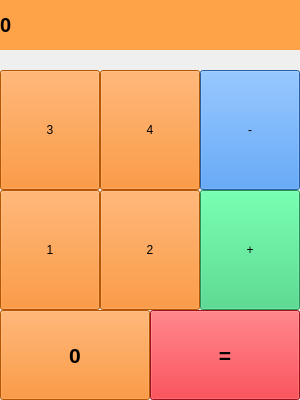
<?xml version="1.0" encoding="UTF-8"?>
<ui version="4.0">
 <class>MainWindow</class>
 <widget class="QMainWindow" name="MainWindow">
  <property name="windowModality">
   <enum>Qt::NonModal</enum>
  </property>
  <property name="geometry">
   <rect>
    <x>0</x>
    <y>0</y>
    <width>300</width>
    <height>400</height>
   </rect>
  </property>
  <property name="windowTitle">
   <string>Calculator</string>
  </property>
  <property name="toolTipDuration">
   <number>0</number>
  </property>
  <property name="styleSheet">
   <string notr="true"/>
  </property>
  <property name="documentMode">
   <bool>false</bool>
  </property>
  <widget class="QWidget" name="centralwidget">
   <property name="toolTipDuration">
    <number>-1</number>
   </property>
   <property name="autoFillBackground">
    <bool>false</bool>
   </property>
   <property name="styleSheet">
    <string notr="true"/>
   </property>
   <widget class="QLabel" name="label_result">
    <property name="geometry">
     <rect>
      <x>0</x>
      <y>0</y>
      <width>300</width>
      <height>50</height>
     </rect>
    </property>
    <property name="font">
     <font>
      <pointsize>15</pointsize>
      <weight>75</weight>
      <bold>true</bold>
     </font>
    </property>
    <property name="toolTip">
     <string/>
    </property>
    <property name="toolTipDuration">
     <number>-1</number>
    </property>
    <property name="styleSheet">
     <string notr="true">background-color: rgb(255, 163, 72);</string>
    </property>
    <property name="text">
     <string>0</string>
    </property>
    <property name="margin">
     <number>10</number>
    </property>
   </widget>
   <widget class="QPushButton" name="btn_0">
    <property name="geometry">
     <rect>
      <x>0</x>
      <y>310</y>
      <width>150</width>
      <height>90</height>
     </rect>
    </property>
    <property name="font">
     <font>
      <pointsize>16</pointsize>
      <weight>75</weight>
      <bold>true</bold>
     </font>
    </property>
    <property name="styleSheet">
     <string notr="true">background-color: rgb(255, 120, 0);</string>
    </property>
    <property name="text">
     <string>0</string>
    </property>
   </widget>
   <widget class="QPushButton" name="btn_equal">
    <property name="geometry">
     <rect>
      <x>150</x>
      <y>310</y>
      <width>150</width>
      <height>90</height>
     </rect>
    </property>
    <property name="font">
     <font>
      <pointsize>16</pointsize>
      <weight>75</weight>
      <bold>true</bold>
     </font>
    </property>
    <property name="styleSheet">
     <string notr="true">background-color: rgb(224, 27, 36);</string>
    </property>
    <property name="text">
     <string>=</string>
    </property>
   </widget>
   <widget class="QPushButton" name="btn_1">
    <property name="geometry">
     <rect>
      <x>0</x>
      <y>190</y>
      <width>100</width>
      <height>120</height>
     </rect>
    </property>
    <property name="styleSheet">
     <string notr="true">background-color: rgb(255, 120, 0);</string>
    </property>
    <property name="text">
     <string>1</string>
    </property>
   </widget>
   <widget class="QPushButton" name="btn_2">
    <property name="geometry">
     <rect>
      <x>100</x>
      <y>190</y>
      <width>100</width>
      <height>120</height>
     </rect>
    </property>
    <property name="styleSheet">
     <string notr="true">background-color: rgb(255, 120, 0);</string>
    </property>
    <property name="text">
     <string>2</string>
    </property>
   </widget>
   <widget class="QPushButton" name="btn_3">
    <property name="geometry">
     <rect>
      <x>0</x>
      <y>70</y>
      <width>100</width>
      <height>120</height>
     </rect>
    </property>
    <property name="styleSheet">
     <string notr="true">background-color: rgb(255, 120, 0);</string>
    </property>
    <property name="text">
     <string>3</string>
    </property>
   </widget>
   <widget class="QPushButton" name="btn_4">
    <property name="geometry">
     <rect>
      <x>100</x>
      <y>70</y>
      <width>100</width>
      <height>120</height>
     </rect>
    </property>
    <property name="styleSheet">
     <string notr="true">background-color: rgb(255, 120, 0);</string>
    </property>
    <property name="text">
     <string>4</string>
    </property>
   </widget>
   <widget class="QPushButton" name="btn_plus">
    <property name="geometry">
     <rect>
      <x>200</x>
      <y>190</y>
      <width>100</width>
      <height>120</height>
     </rect>
    </property>
    <property name="styleSheet">
     <string notr="true">background-color: rgb(51, 209, 122);</string>
    </property>
    <property name="text">
     <string>+</string>
    </property>
   </widget>
   <widget class="QPushButton" name="btn_minus">
    <property name="geometry">
     <rect>
      <x>200</x>
      <y>70</y>
      <width>100</width>
      <height>120</height>
     </rect>
    </property>
    <property name="styleSheet">
     <string notr="true">background-color: rgb(53, 132, 228);</string>
    </property>
    <property name="text">
     <string>-</string>
    </property>
   </widget>
  </widget>
 </widget>
 <resources/>
 <connections/>
</ui>
